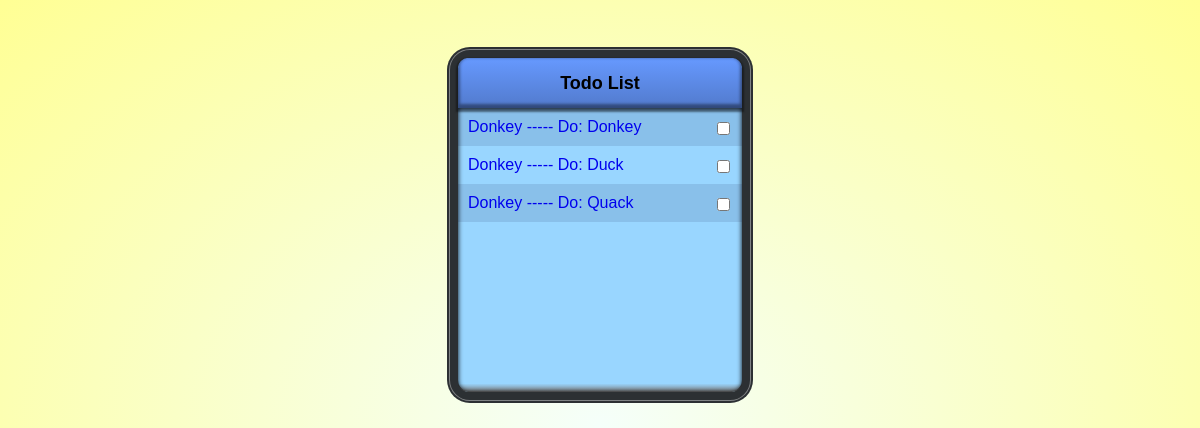
/listall/, run on an earlier commit of the app's database.
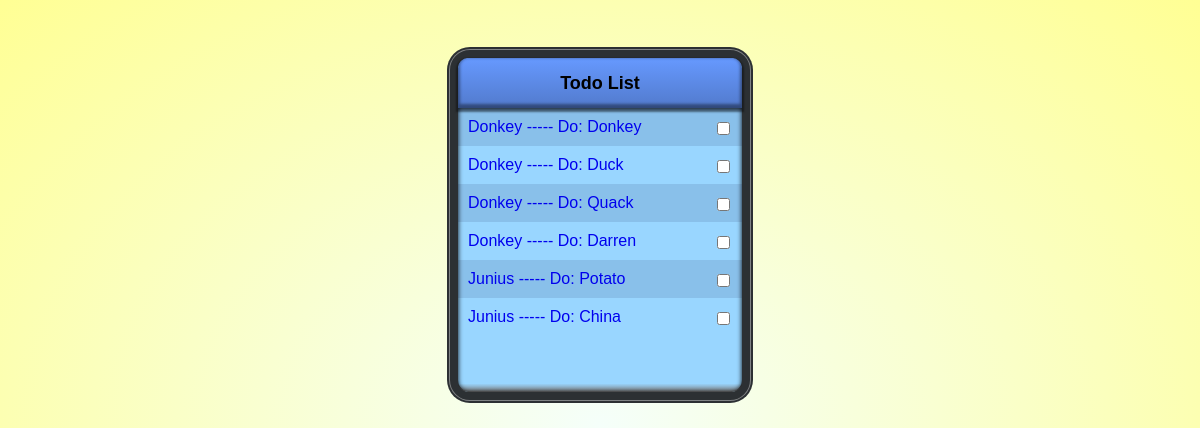
And on a later commit of the database.
### todos/models.py (models this page shows, shortened)
class Note(models.Model):
    user = models.ForeignKey(UserProfile, blank=True, null=True)
    title = models.CharField(max_length=255)
    content = models.TextField(blank=True)
    due = models.DateTimeField(null=True, blank=True)
    created = models.DateTimeField(auto_now_add=True, auto_now=False, null=True)
    updated = models.DateTimeField(auto_now_add=False, auto_now=True, null=True)
    done = models.BooleanField(default=False)
    color = models.CharField(max_length=50, default="yellow")
    folder = models.ForeignKey('Folder', related_name= "notes", null=True, blank=True)
    tag = models.ManyToManyField('Tag', related_name='notes', null=True, blank=True)

class Folder(models.Model):
    title = models.CharField(max_length=255)
    color = models.CharField(max_length=50, default="purple")
    def __str__(self):
        return self.title

### todos/templates/todos/note_list.html
{% load staticfiles %}
<link rel="stylesheet" type="text/css" href="{% static 'todos/style.css' %}" />
{% if object_list %}
    <div class="wrap">
        <div class="header"><span>Todo List</span></div>
            <div class="wrap-list">
                <ol class="list">
                    {% for note in object_list %}
                            <li >
                            <a href={% url 'detail' note.id %}>
                            <input type="checkbox" note.id >
                            <label for=note.id >{{note.folder}} ----- Do: {{note.title}}</label>
                            </a>
                            </li>
                    {%endfor%}
                </ol>
            </div>
    </div>
{% else %}
    <p>No notes available</p>
{% endif %}

### todos/static/todos/style.css (style rules this page uses)
* { margin: 0; padding: 0; outline: none; border: none; box-sizing: border-box; }
*:before, *:after { box-sizing: border-box; }
.wrap { width: 300px; height: 350px; margin: 50px auto; border-radius: 20px; border: solid 8px #2c3033; background: #99D6FF; box-shadow: 0 0 0px 1px rgba(255,255,255,.4), 0 0 0px 3px #2c3033; }
.header { width: 100%; height: 50px; border-radius: 10px 10px 0 0px; background-image: linear-gradient(#6699FF 0%, #527ACC 100%); font: bold 18px/50px arial; text-align: center; color: black; box-shadow: inset 0 -2px 3px 2px rgba(0,0,0,.4), 0 2px 2px 2px rgba(0,0,0,.4); }
span { display: block; width: 100%; font-family:"Comic Sans MS", cursive, sans-serif; }
.wrap-list { height: 85%; box-shadow: inset 0 0px 5px black; border-radius: 0 0 10px 10px; background-image: linear-gradient(transparent 97%, gray 100%); overflow-y: scroll; overflow-x: hidden; }
input[type="checkbox"] { position: relative; top: 14px; right: 12px; float: right; }
.list { list-style: none; color: rgba(0,0,0,.7); }
.list li:nth-child(odd) { background: rgba(0,0,50,.1); }
.list li { float: left; width: 100%; font-family:"Comic Sans MS", cursive, sans-serif; text-decoration:none; color:black; }
label { padding: 10px; cursor: pointer; float: left; transition: all .3s ease; }

What changed in the data, as far as the page shows it:
added Note: folder "Donkey", title "Darren"
added Note: folder "Junius", title "Potato"
added Note: folder "Junius", title "China"
